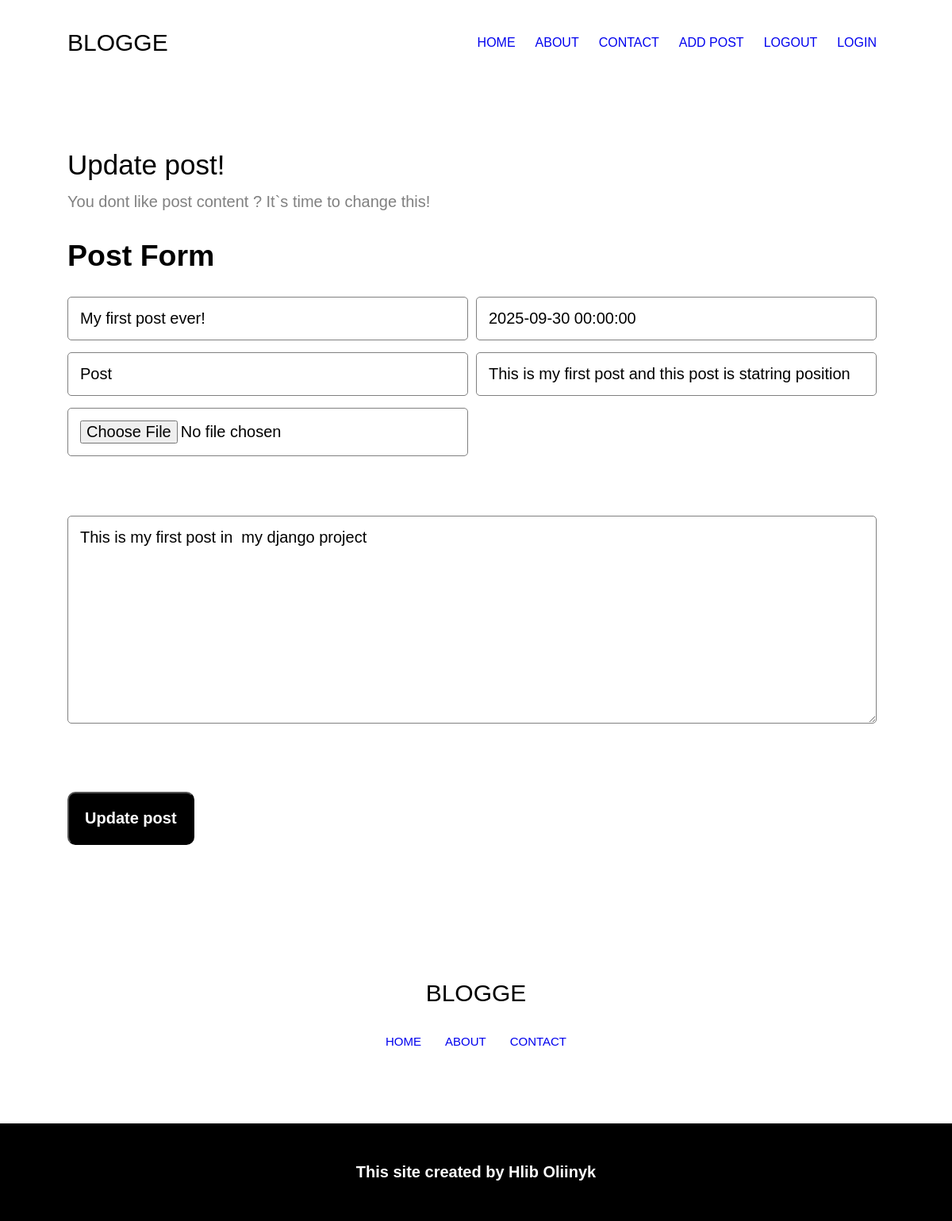
Screenshot of /post/1/update/ (signed in) with the database file from the repository.
### post/models.py (models this page shows, shortened)
class Post(models.Model):
    title = models.CharField('Name', max_length = 40)
    content = models.TextField('Content', null = True)
    date = models.DateField('Date', null = True)
    topic = models.CharField('Topic', null=True)
    short_info = models.CharField('ShortInfo', null=True)
    banner = models.ImageField(default='photo_test.jpg', blank = True)

### post/views.py (the view)
# urls.py: path('post/<int:post_id>/update/', views.PostsUpdateView.as_view(), name = 'update'),
class PostsUpdateView(LoginRequiredMixin, UpdateView):
    model = Post
    template_name = 'post/update.html'
    form_class = PostForm
    pk_url_kwarg = 'post_id'
    login_url = 'login'

### post/forms.py
class PostForm(ModelForm):
    class Meta:
        model = Post
        fields = ['title', 'content', 'date', 'topic', 'short_info', 'banner']
        widgets = {
            "title": TextInput(attrs={
                'class': 'post_add_title_text',
                'placeholder': 'Post name'
            }),
            "content": Textarea(attrs={
                'class': 'post_add_content_text',
                'placeholder': 'Post content'
            }),
            "date": DateTimeInput(attrs={
                'class' : 'post_add_date_text',
                'placeholder': 'Post publish date'
            }),
            "topic": TextInput(attrs={
                'class': 'post_add_topic_text',
                'placeholder': 'Post topic'
            }),
            "short_info": TextInput(attrs={
                'class': 'post_add_short_info_text',
                'placeholder': 'Short info about post'
            }),
            "banner": FileInput(attrs={
                'class': 'post_add_banner_text'
            })
        }

### post/templates/post/update.html (shortened to what this page needs)
{% extends 'blog/layout.html' %}
{% load static %}
{% block content %}
<section class ="add_post">
    <div class ="container">
        <div class="add_post_info">
            <p>Update post!</p>
            <p>You dont like post content ? It`s time to change this!</p>
        </div>
        <div class="post_form">
            <h2>Post Form</h2>
        </div>
        <form method="post" class ="add_post_grid_container" enctype="multipart/form-data">
            <div class="post_add_title">
                {{ form.title }}
            </div>
            <div class='post_add_date'>
                {{ form.date }}
            </div>
            <div class="post_add_topic">
                {{ form.topic }}
            </div>
            <div class="post_add_short_info">
                {{ form.short_info }}
            </div>
            <div class ="post_add_banner">
                {{ form.banner }}
            </div>
            <div class="post_add_content">
                {{ form.content }}
            </div>
            <div class="post_button">
                <button class = "btn btn-success" type="submit">Update post</button>
            </div>
            <span>{{ error }}</span>
        </form>
    </div>
</section>
{% endblock %}

### blog/static/blog/css/blog.css (style rules this page uses)
* { margin: 0; padding: 0; box-sizing: border-box; font-family: "Jost", sans-serif; }
.container { margin-left: 100px; margin-right: 100px; padding-left: 5px; padding-right: 5px; transition: margin-left 0.5s ease-in-out, margin-right 0.5s ease-in-out; }
@media (max-width: 1200px) { .container { margin-left: 80px; margin-right: 80px; } }

### post/static/post/css/create.css (style rules this page uses)
.add_post { padding-top: 100px; padding-bottom: 20px; }
.add_post_info p:nth-child(1) { font-size: 35px; margin-bottom: 15px; }
.add_post_info p:nth-child(2) { font-size: 20px; margin-bottom: 35px; font-family: "Poppins", sans-serif; color: gray; }
.add_post_grid_container { display: grid; grid-template-columns: 1fr 1fr; margin-top: 25px; }
.post_add_title_text, .post_add_date_text, .post_add_topic_text, .post_add_short_info_text, .post_add_content_text, .post_add_banner_text { padding: 15px; border-radius: 5px; border: 1px solid gray; width: 100%; margin-bottom: 15px; text-align: left; font-size: 20px; }
.post_add_title, .post_add_date, .post_add_topic, .post_add_short_info, .post_add_content, .post_add_banner { padding-right: 10px; }
.post_add_content { grid-column: 1 / -1; }
.post_form { font-size: 25px; margin-bottom: 30px; }
.btn { padding: 20px; background-color: black; color: white; border-radius: 10px; font-size: 20px; font-weight: bold; }
.post_button { padding-top: 30px; }

### post/static/post/css/details.css (style rules this page uses)
.post_add_content { margin-top: 60px; font-size: 25px; color: gray; margin-bottom: 35px; }

### rows the page displays
Post: title "My first post ever!", date "2025-09-30 00:00:00", topic "Post", short_info "This is my first post and this post is statring position", content "This is my first post in my django project"
